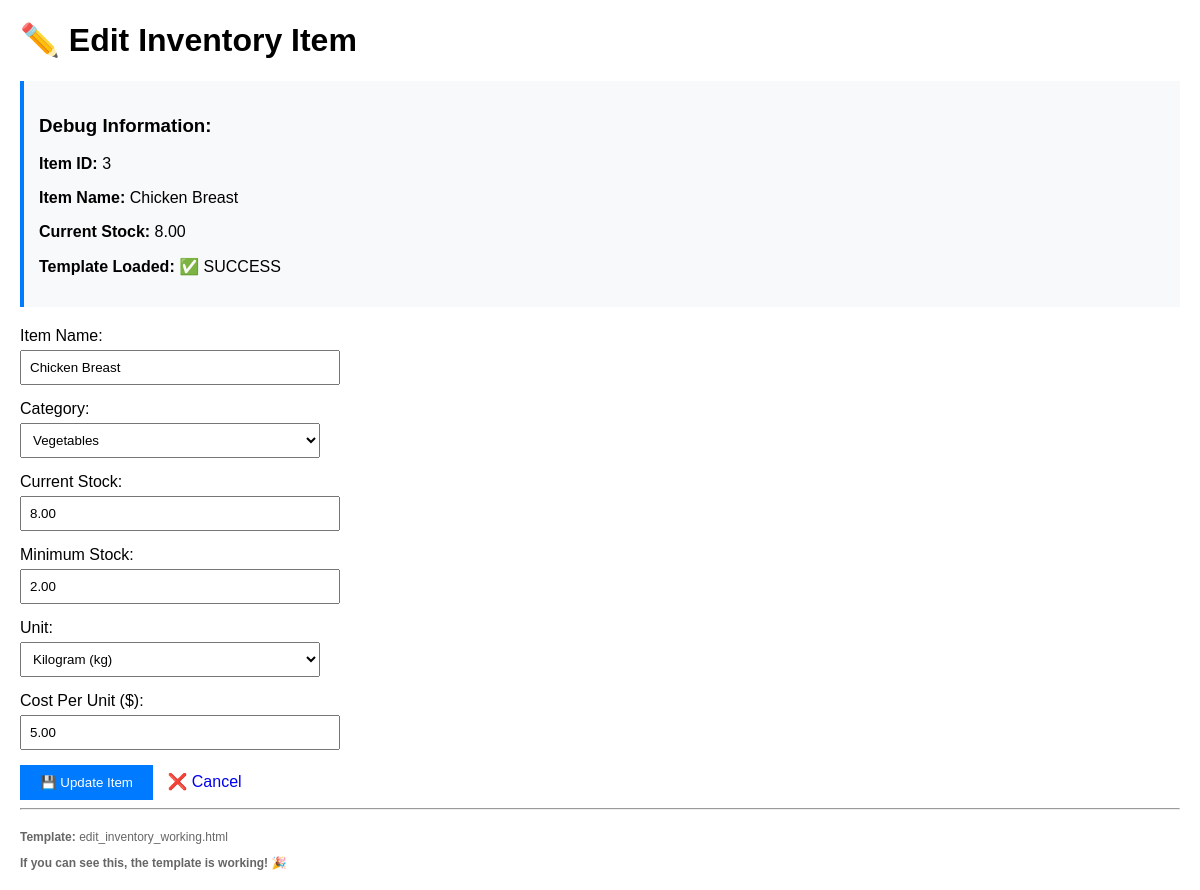
The app's page /inventory/3/edit/ (signed in) with its own data.
### restaurant/models.py (models this page shows, shortened)
class Inventory(models.Model):
    CATEGORY_CHOICES = [
        ('vegetables', 'Vegetables'),
        ('fruits', 'Fruits'),
        ('meat', 'Meat'),
        ('seafood', 'Seafood'),
        ('dairy', 'Dairy'),
        ('grains', 'Grains'),
        ('spices', 'Spices'),
        ('beverages', 'Beverages'),
        ('cleaning', 'Cleaning Supplies'),
        ('other', 'Other'),
    ]
    UNIT_CHOICES = [
        ('kg', 'Kilogram'),
        ('g', 'Gram'),
        ('lb', 'Pound'),
        ('oz', 'Ounce'),
        ('l', 'Liter'),
        ('ml', 'Milliliter'),
        ('piece', 'Piece'),
        ('pack', 'Pack'),
        ('bottle', 'Bottle'),
        ('can', 'Can'),
    ]
    item_name = models.CharField(max_length=100)
    category = models.CharField(max_length=20, choices=CATEGORY_CHOICES)
    current_stock = models.DecimalField(max_digits=10, decimal_places=2, default=0)
    minimum_stock = models.DecimalField(max_digits=10, decimal_places=2, default=0)
    unit = models.CharField(max_length=10, choices=UNIT_CHOICES)
    cost_per_unit = models.DecimalField(max_digits=10, decimal_places=2)
    supplier_info = models.TextField(blank=True, null=True)
    created_at = models.DateTimeField(auto_now_add=True)
    updated_at = models.DateTimeField(auto_now=True)
    class Meta:
        verbose_name_plural = "Inventory"

### restaurant/views.py (the view, shortened to what this page needs)
# urls.py: path('inventory/<int:inventory_id>/edit/', views.edit_inventory_item, name='edit_inventory_item'),
@login_required
def edit_inventory_item(request, inventory_id):
    print(f"DEBUG: Edit view called for ID: {inventory_id}")
    try:
        item = get_object_or_404(Inventory, id=inventory_id)
        print(f"DEBUG: Found item - ID: {item.id}, Name: {item.item_name}")
    except Exception as e:
        print(f"DEBUG: Error finding item: {str(e)}")
        messages.error(request, 'Inventory item not found')
        return redirect('inventory_management')
    print("DEBUG: Rendering edit template")
    context = {
        'item': item
    }
    return render(request, 'restaurant/edit_inventory_working.html', context)

### templates/restaurant/edit_inventory_working.html (shortened to what this page needs)
<!DOCTYPE html>
<html lang="en">
<head>
</head>
<body>
    <h1>✏️ Edit Inventory Item</h1>
    <div style="background: #f8f9fa; padding: 15px; margin-bottom: 20px; border-left: 4px solid #007bff;">
        <h3>Debug Information:</h3>
        <p><strong>Item ID:</strong> {{ item.id }}</p>
        <p><strong>Item Name:</strong> {{ item.item_name }}</p>
        <p><strong>Current Stock:</strong> {{ item.current_stock }}</p>
        <p><strong>Template Loaded:</strong> ✅ SUCCESS</p>
    </div>
    <form method="post">
        <div class="form-group">
            <label for="item_name">Item Name:</label>
            <input type="text" id="item_name" name="item_name" value="{{ item.item_name }}" required>
        </div>
        <div class="form-group">
            <label for="category">Category:</label>
            <select id="category" name="category" required>
                <option value="vegetables" {% if item.category == 'vegetables' %}selected{% endif %}>Vegetables</option>
            </select>
        </div>
        <div class="form-group">
            <label for="current_stock">Current Stock:</label>
            <input type="number" id="current_stock" name="current_stock" value="{{ item.current_stock }}" step="0.01" min="0" required>
        </div>
        <div class="form-group">
            <label for="minimum_stock">Minimum Stock:</label>
            <input type="number" id="minimum_stock" name="minimum_stock" value="{{ item.minimum_stock }}" step="0.01" min="0" required>
        </div>
        <div class="form-group">
            <label for="unit">Unit:</label>
            <select id="unit" name="unit" required>
                <option value="kg" {% if item.unit == 'kg' %}selected{% endif %}>Kilogram (kg)</option>
            </select>
        </div>
        <div class="form-group">
            <label for="cost_per_unit">Cost Per Unit ($):</label>
            <input type="number" id="cost_per_unit" name="cost_per_unit" value="{{ item.cost_per_unit }}" step="0.01" min="0" required>
        </div>
        <button type="submit">💾 Update Item</button>
        <a href="/inventory/" style="margin-left: 10px; text-decoration: none;">❌ Cancel</a>
    </form>
    <hr>
    <div style="margin-top: 20px; font-size: 12px; color: #666;">
        <p><strong>Template:</strong> edit_inventory_working.html</p>
        <p><strong>If you can see this, the template is working! 🎉</strong></p>
    </div>
</body>
</html>

### templates/restaurant/edit_inventory_working.html (style rules this page uses)
body { font-family: Arial, sans-serif; margin: 20px; }
.form-group { margin-bottom: 15px; }
label { display: block; margin-bottom: 5px; }
input, select { padding: 8px; width: 300px; }
button { padding: 10px 20px; background: #007bff; color: white; border: none; cursor: pointer; }

### records on screen
Inventory: id "3", item_name "Chicken Breast", current_stock "8.00", minimum_stock "2.00", unit "Kilogram (kg)", cost_per_unit "5.00"
